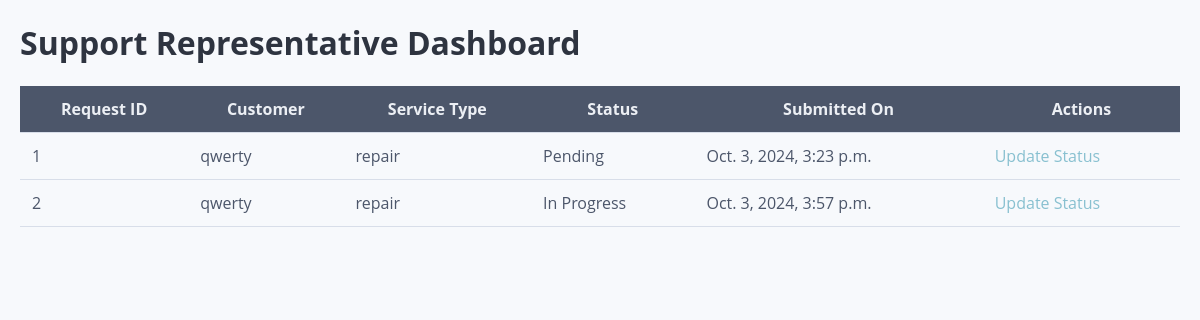
The page /service_requests/dashboard/ (signed in) on the database its author committed.
### service_requests/models.py (models this page shows, shortened)
class ServiceRequest(models.Model):
    STATUS_CHOICES = [
        ('Pending', 'Pending'),
        ('In Progress', 'In Progress'),
        ('Resolved', 'Resolved'),
    ]
    customer = models.ForeignKey(CustomerProfile, on_delete=models.CASCADE)
    service_type = models.CharField(max_length=100)
    description = models.TextField()
    attachment = models.FileField(upload_to='attachments/', blank=True, null=True)
    status = models.CharField(max_length=20, choices=STATUS_CHOICES, default='Pending')
    created_at = models.DateTimeField(auto_now_add=True)
    resolved_at = models.DateTimeField(null=True, blank=True)

class CustomerProfile(models.Model):
    user = models.OneToOneField(User, on_delete=models.CASCADE)
    account_number = models.CharField(max_length=20, unique=True)
    address = models.TextField()

### service_requests/views.py (the view)
# urls.py: path('dashboard/', views.dashboard_view, name='dashboard'),  # Dashboard URL
@login_required
def dashboard_view(request):
    service_requests = ServiceRequest.objects.all()  # Show all requests to any logged-in user
    return render(request, 'dashboard.html', {'service_requests': service_requests})

### service_requests/templates/dashboard.html (shortened to what this page needs)
<!DOCTYPE html>
<html lang="en">
<head>
</head>
<body>
    <h1>Support Representative Dashboard</h1>
    {% if service_requests %}
        <table>
            <thead>
                <tr>
                    <th>Request ID</th>
                    <th>Customer</th>
                    <th>Service Type</th>
                    <th>Status</th>
                    <th>Submitted On</th>
                    <th>Actions</th>
                </tr>
            </thead>
            <tbody>
                {% for request in service_requests %}
                    <tr>
                        <td>{{ request.id }}</td>
                        <td>{{ request.customer.user.username }}</td>
                        <td>{{ request.service_type }}</td>
                        <td>{{ request.status }}</td>
                        <td>{{ request.created_at }}</td>
                        <td>
                            <a href="{% url 'update_request_status' request.id %}">Update Status</a>
                        </td>
                    </tr>
                {% endfor %}
            </tbody>
        </table>
    {% else %}
        <p>No service requests available for support.</p>
    {% endif %}
</body>
</html>

### service_requests/templates/dashboard.html (style rules this page uses)
body { font-family: 'Open Sans', sans-serif; background-color: #f7f9fc; color: #2e3440; margin: 20px; }
h1 { color: #2e3440; }
table { width: 100%; border-collapse: collapse; }
th, td { padding: 12px; border-bottom: 1px solid #d8dee9; }
th { background-color: #4c566a; color: #eceff4; }
td { color: #4c566a; }
a { text-decoration: none; color: #88c0d0; }

### rows shown on the page
ServiceRequest: id "1", customer.user.username "qwerty", service_type "repair", status "Pending", created_at "Oct. 3, 2024, 3:23 p.m."
ServiceRequest: id "2", customer.user.username "qwerty", service_type "repair", status "In Progress", created_at "Oct. 3, 2024, 3:57 p.m."
